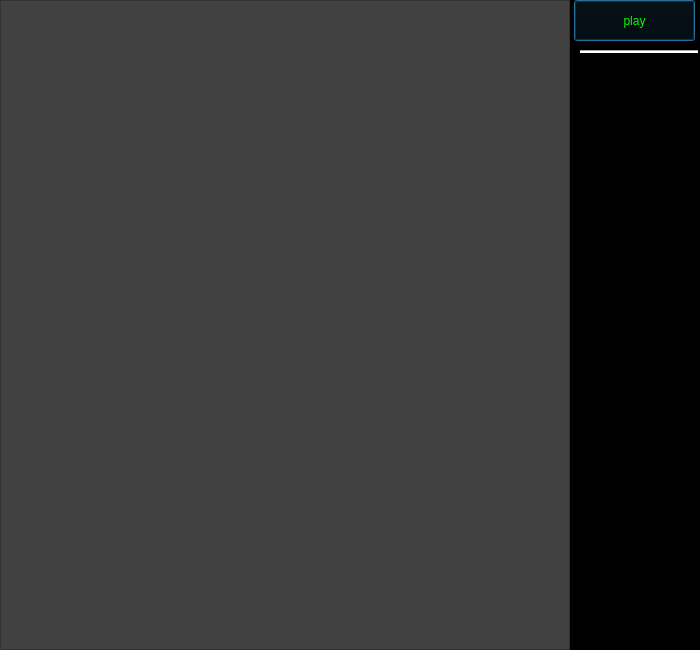
<?xml version="1.0" encoding="UTF-8"?>
<ui version="4.0">
 <class>Dialog</class>
 <widget class="QDialog" name="Dialog">
  <property name="windowModality">
   <enum>Qt::NonModal</enum>
  </property>
  <property name="geometry">
   <rect>
    <x>0</x>
    <y>0</y>
    <width>700</width>
    <height>650</height>
   </rect>
  </property>
  <property name="windowTitle">
   <string>Dialog</string>
  </property>
  <property name="styleSheet">
   <string notr="true">
background-color: rgb(0, 0, 0);</string>
  </property>
  <widget class="QPushButton" name="pushButton">
   <property name="geometry">
    <rect>
     <x>574</x>
     <y>0</y>
     <width>121</width>
     <height>41</height>
    </rect>
   </property>
   <property name="cursor">
    <cursorShape>PointingHandCursor</cursorShape>
   </property>
   <property name="toolTip">
    <string>&lt;html&gt;&lt;head/&gt;&lt;body&gt;&lt;p&gt;&lt;span style=&quot; font-size:10pt; font-weight:400;&quot;&gt;play&lt;/span&gt;&lt;/p&gt;&lt;/body&gt;&lt;/html&gt;</string>
   </property>
   <property name="styleSheet">
    <string notr="true">color: rgb(0, 255, 0);
font: 75 20pt &quot;Courier New&quot;;
border-color: rgb(255, 255, 255);</string>
   </property>
   <property name="text">
    <string>play</string>
   </property>
  </widget>
  <widget class="Line" name="line">
   <property name="geometry">
    <rect>
     <x>580</x>
     <y>50</y>
     <width>118</width>
     <height>3</height>
    </rect>
   </property>
   <property name="styleSheet">
    <string notr="true">background-color: rgb(255, 255, 255);</string>
   </property>
   <property name="orientation">
    <enum>Qt::Horizontal</enum>
   </property>
  </widget>
  <widget class="QPlainTextEdit" name="plainTextEdit">
   <property name="geometry">
    <rect>
     <x>0</x>
     <y>0</y>
     <width>570</width>
     <height>650</height>
    </rect>
   </property>
   <property name="styleSheet">
    <string notr="true">background-color: rgb(65, 65, 65);
font: 15pt &quot;MS Shell Dlg 2&quot;;
color: rgb(255, 255, 255);</string>
   </property>
  </widget>
 </widget>
 <resources/>
 <connections/>
</ui>
